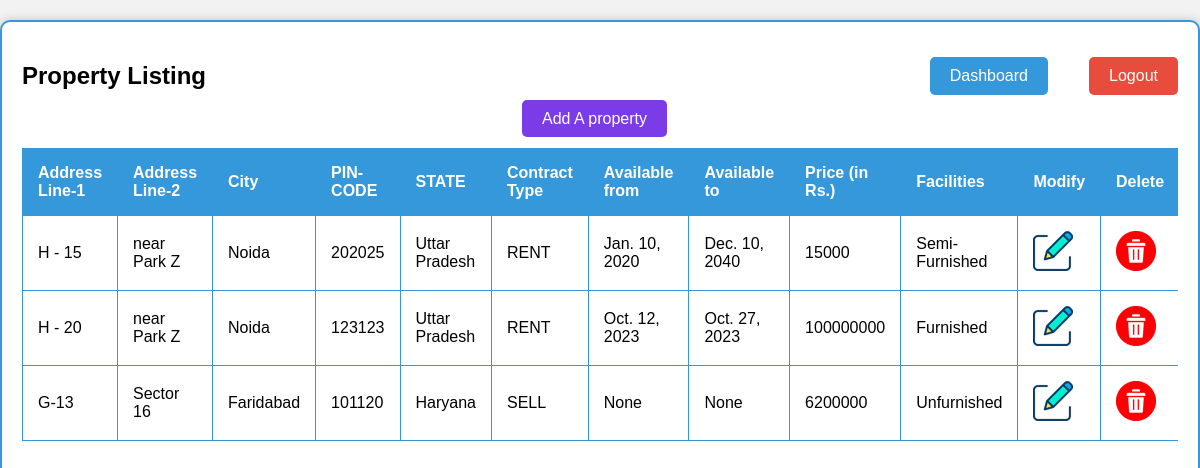
The page /my_properties/ (signed in) on the database as committed earlier.
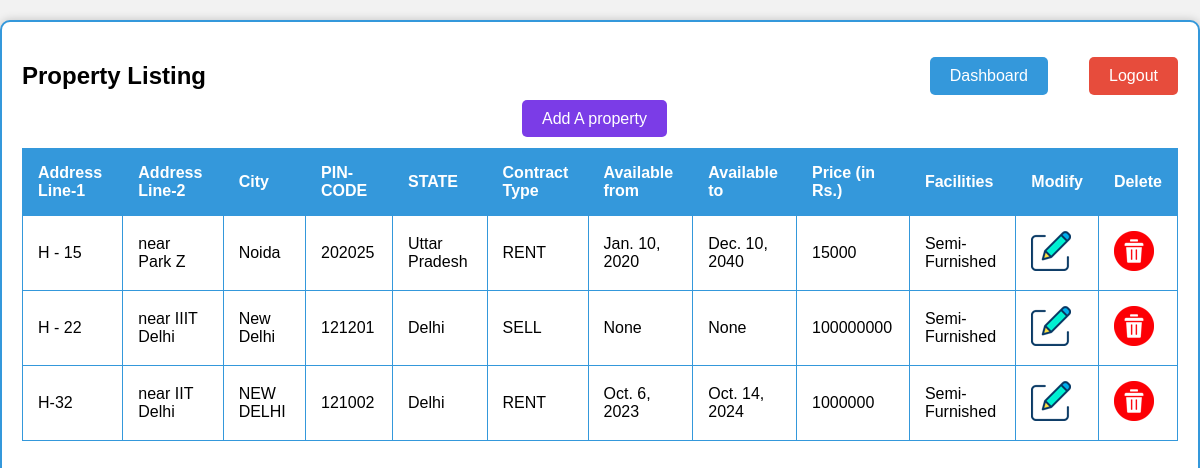
The same page on the database as committed later.
### project_app/models.py (models this page shows, shortened)
class Property(models.Model):
    owner = models.CharField(max_length=30,  null= False, blank=False, default = None)
    address_line_1 = models.CharField(max_length=30,  null= False, blank=False, default = None)
    address_line_2 = models.CharField(max_length=30,  null= False, blank=True, default = '')
    state = models.CharField(max_length=30,  null= False, blank=False, default = None)
    city = models.CharField(max_length=30,  null= False, blank=False, default = None)
    pincode = models.CharField(max_length=6,  null= False, blank=False, default = None)
    type = models.CharField(max_length=4,  null= False, blank=False, default = None)
    starting_date = models.DateField(null = True, blank = True, default= None)
    ending_date = models.DateField(null = True, blank = True, default= None)
    price = models.DecimalField(decimal_places=0, max_digits=10, null = True, blank = True, default= 0)
    facilities = models.CharField(max_length=20,  null= False, blank=False, default = None)

### project_app/views.py (the view)
# urls.py: path("my_properties/", views.my_properties, name="my_properties_page"),
def my_properties(request):
    username = request.session.get('username')
    if(username is None):
        return redirect('/')
    if(request.method == 'POST'):
        pass
    else:
        my_properties_list = []
        properties = Property.objects.values()
        for i in range(len(properties)):
            if username == properties[i]["owner"]:
                my_properties_list.append(properties[i])
        return render(request, 'my_properties.html', {'properties':my_properties_list})

### project_app/templates/my_properties.html (shortened to what this page needs)
{% load static %}
<!DOCTYPE html>
<html>
<head>
</head>
<body>
    <div class="container">
        <h2>Property Listing</h2>
        <a class="dashboard-button" href="/dashboard">Dashboard</a>
        <a class="logout-button" href="/logout">Logout</a>
        <a class="add-property-button" href="/add_property">Add A property</a>
        <div class="scroll-container">
            <table>
                <thead>
                    <tr>
                        <th>Address Line-1</th>
                        <th>Address Line-2</th>
                        <th>City</th>
                        <th>PIN-CODE</th>
                        <th>STATE</th>
                        <th>Contract Type</th>
                        <th>Available from</th>
                        <th>Available to</th>
                        <th>Price (in Rs.)</th>
                        <th>Facilities</th>
                        <th>Modify</th>
                        <th>Delete</th>
                    </tr>
                </thead>
                <tbody>
                    {% for property in properties %}
                    <tr>
                        <td>{{ property.address_line_1 }}</td>
                        <td>{{ property.address_line_2 }}</td>
                        <td>{{ property.city }}</td>
                        <td>{{ property.pincode }}</td>
                        <td>{{ property.state }}</td>
                        <td>{{ property.type }}</td>
                        <td>{{ property.starting_date }}</td>
                        <td>{{ property.ending_date }}</td>
                        <td>{{ property.price }}</td>
                        <td>{{ property.facilities }}</td>
                        <td>
                            <a href="/edit_property/{{property.id}}">
                                <img src ="{% static 'edit_icon5.png' %}" alt="Edit Property">
                            </a>
                        </td>
                        <td>
                            <a href="/delete_property/{{property.id}}">
                                <img src ="{% static 'delete_icon4.png' %}" alt="Delete Property">
                            </a>
                        </td>
                    </tr>
                    {% endfor %}
                </tbody>
            </table>
        </div>
    </div>
</body>
</html>

### project_app/templates/my_properties.html (style rules this page uses)
html, body { height: 100%; font-family: Arial, sans-serif; background-color: #f2f2f2; margin: 0; padding: 0; }
.container { max-width: 1200px; margin: 20px auto; padding: 20px; border: 2px solid #3498db; background-color: #fff; box-shadow: 0px 0px 10px rgba(0, 0, 0, 0.2); border-radius: 10px; height: 100%; position: relative; }
.scroll-container { max-height: calc(100% - 120px); overflow-x: auto; overflow-y: auto; }
table { width: 100%; border-collapse: collapse; margin-top: 20px; }
table, th, td { border: 1px solid #3498db; }
th, td { padding: 15px; text-align: left; }
th { background-color: #3498db; color: #fff; }
.logout-button { position: absolute; top: 35px; right: 20px; background-color: #e74c3c; color: #fff; border: none; padding: 10px 20px; font-size: 16px; border-radius: 5px; cursor: pointer; text-decoration: none; }
.add-property-button { top: 35px; margin-left: 500px; right: 20px; background-color: #7b3ce7; color: #fff; border: none; padding: 10px 20px; font-size: 16px; border-radius: 5px; cursor: pointer; text-decoration: none; }
.dashboard-button { position: absolute; top: 35px; right: 150px; background-color: #3498db; color: #fff; border: none; padding: 10px 20px; font-size: 16px; border-radius: 5px; cursor: pointer; text-decoration: none; }

Rows that differ between the two databases and show on the page:
removed Property: address_line_1 "H - 20", address_line_2 "near Park Z", city "Noida", pincode "123123", state "Uttar Pradesh", type "RENT", starting_date "Oct. 12, 2023", ending_date "Oct. 27, 2023", price "100000000", facilities "Furnished"
removed Property: address_line_1 "G-13", address_line_2 "Sector 16", city "Faridabad", pincode "101120", state "Haryana", type "SELL", starting_date "None", ending_date "None", price "6200000", facilities "Unfurnished"
added Property: address_line_1 "H - 22", address_line_2 "near IIIT Delhi", city "New Delhi", pincode "121201", state "Delhi", type "SELL", starting_date "None", ending_date "None", price "100000000", facilities "Semi-Furnished"
added Property: address_line_1 "H-32", address_line_2 "near IIT Delhi", city "NEW DELHI", pincode "121002", state "Delhi", type "RENT", starting_date "Oct. 6, 2023", ending_date "Oct. 14, 2024", price "1000000", facilities "Semi-Furnished"
